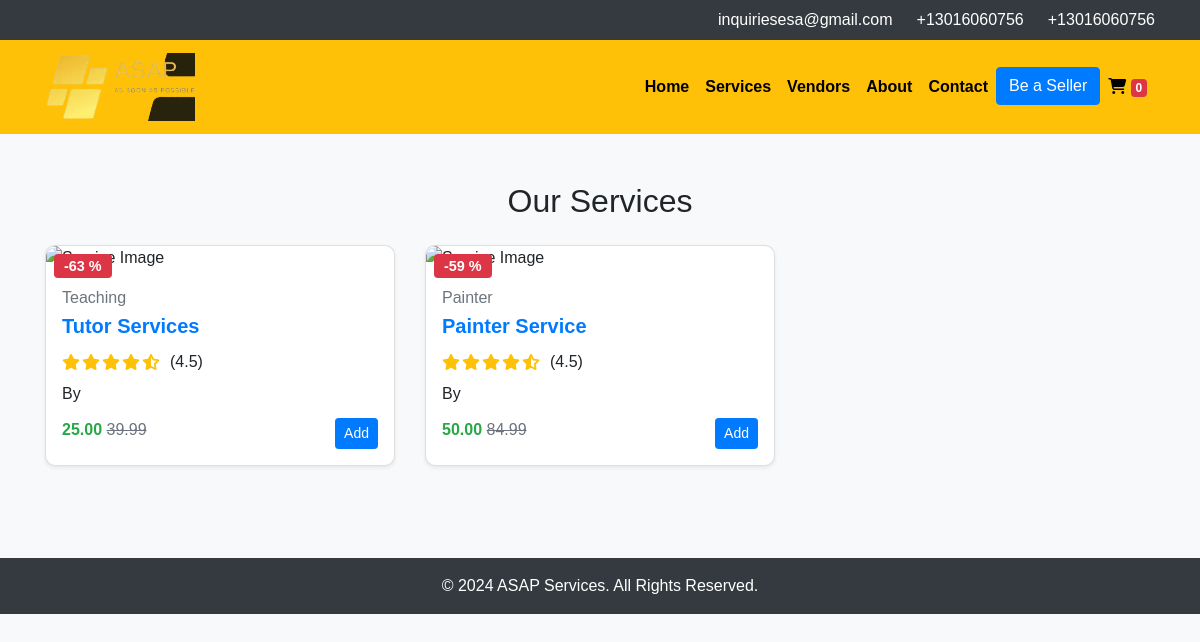
Page /services/ on the committed database.
### core/models.py (models this page shows, shortened)
class Product(models.Model):
    pid = ShortUUIDField(unique=True, length =10, max_length=20, alphabet="abcdefgh12345")
    user = models.ForeignKey(User, on_delete=models.SET_NULL, null=True)
    category = models.ForeignKey(Category, on_delete=models.SET_NULL, null=True, default="Tutor", related_name="category")
    vendor = models.ForeignKey(Vendor, on_delete=models.SET_NULL, null=True, related_name="vendor")
    title = models.CharField(max_length=100)
    image = models.ImageField(upload_to=user_directory_path)
    description= models.TextField(null=True, blank= True, default="This is a Product")
    city = models.CharField(max_length=255, default="California")
    country = models.CharField(max_length=255, default="USA")
    price = models.DecimalField(max_digits=12, decimal_places=2, default="1.99")
    old_price = models.DecimalField(max_digits=12, decimal_places=2, default="2.99")
    specifications = models.TextField(null=True, blank=True)
    product_status = models.CharField(choices=STATUS, max_length=10, default="in_review")
    status = models.BooleanField(default=True)
    in_stock = models.BooleanField(default=True)
    featured = models.BooleanField(default=False)
    digital = models.BooleanField(default=False)
    sku = ShortUUIDField(unique=True, length =4, max_length=10,prefix="sku" ,alphabet="1234567890")
    date = models.DateTimeField(auto_now_add = True)
    updated = models.DateTimeField(null=True, blank=True)
    class Meta:
        verbose_name_plural = "Products"
    def get_percentage(self):
        new_price = (self.price / self.old_price) * 100
        return new_price

class Category(models.Model):
    cid = ShortUUIDField(unique=True, length =10, max_length=20, prefix = "cat", alphabet="abcdefgh12345")
    title = models.CharField(max_length=100)
    image = models.ImageField(upload_to="category")
    class Meta:
        verbose_name_plural = "Categories"

### core/views.py (the view)
# urls.py: path('services/', product_list_view, name="service-list"),
def product_list_view(request):
    products = Product.objects.filter(product_status="publised")
    context = {
        'products': products
    }
    return render(request, 'core/product-list.html', context)

### templates/core/product-list.html (shortened to what this page needs)
{% load static %}
<!DOCTYPE html>
<html lang="en">
<head>
  <link href="https://cdn.jsdelivr.net/npm/bootstrap@5.1.3/dist/css/bootstrap.min.css" rel="stylesheet">
    <link href="https://stackpath.bootstrapcdn.com/bootstrap/4.5.2/css/bootstrap.min.css" rel="stylesheet">
    <link rel="stylesheet" href="https://cdnjs.cloudflare.com/ajax/libs/font-awesome/5.15.3/css/all.min.css">
  <link rel="stylesheet" href="services.css">
</head>
<body>
    <div class="contact-info bg-dark text-white py-2">
        <div class="container d-flex justify-content-end">
            <span>inquiriesesa@gmail.com</span>
            <span class="phone-number ml-4">+13016060756</span>
            <span class="phone-number ml-4">+13016060756</span>
        </div>
    </div>
  <nav class="navbar navbar-expand-lg navbar-dark" style="background-color: #ffc107!important;">
    <div class="container">
      <a class="navbar-brand" href="#"><img src="{% static 'assets/images/logo.png' %}" alt="Logo"
          style="width: 150px;"></a>
      <div class="collapse navbar-collapse" id="navbarNav">
        <ul class="navbar-nav ms-auto">
          <li class="nav-item">
            <a class="nav-link font-weight-bold" href="{% url 'core:index' %}" style="color: black !important;">Home</a>
          </li>
          <li class="nav-item active">
            <a class="nav-link font-weight-bold" href="{% url 'core:service-list' %}"
              style="color: black !important;">Services</a>
          </li>
          <li class="nav-item">
            <a class="nav-link font-weight-bold" href="{% url 'core:vendor-list' %}"
              style="color: black !important;">Vendors</a>
          </li>
          <li class="nav-item">
            <a class="nav-link font-weight-bold" href="about.html" style="color: black !important;">About</a>
          </li>
          <li class="nav-item">
            <a class="nav-link font-weight-bold" href="contact.html" style="color: black !important;">Contact</a>
          </li>
          <li class="nav-item">
            <a class="btn btn-primary" href="be-a-seller.html">Be a Seller</a>
          </li>
        <li class="nav-item">
          <a class="nav-link" href="#" style="color: black !important;">
            <i class="fas fa-shopping-cart"></i>
            <span class="badge bg-danger cart-items-count">{{ request.session.cart_data_obj|length }}</span>
          </a>
        </li>
        </ul>
      </div>
    </div>
  </nav>
  <section id="services" class="py-5 bg-light">
    <div class="container">
      <h2 class="text-center mb-4">Our Services</h2>
      <div class="row">
        {% for p in products %}
        <div class="col-lg-4 col-md-6 mb-4">
          <div class="card service-card shadow-sm">
            <div class="position-relative">
              <span class="badge bg-danger position-absolute top-0 start-0 m-2"> -{{ p.get_percentage|floatformat:0 }} %</span>
            </div>
            <div class="card-body">
              <p class="text-muted mb-1">{{ p.category.title }}</p>
              <h5 class="card-title"><a href="{% url 'core:service-detail' p.pid %}">{{ p.title }}</a></h5>
              <div class="d-flex align-items-center mb-2">
                <div class="rating">
                  <i class="fas fa-star text-warning"></i>
                  <i class="fas fa-star text-warning"></i>
                  <i class="fas fa-star text-warning"></i>
                  <i class="fas fa-star text-warning"></i>
                  <i class="fas fa-star-half-alt text-warning"></i>
                </div>
                <span class="ms-2">(4.5)</span>
              </div>
              <p class="mb-1">By <a href="#" class="text-decoration-none">{{ vendor.title}}</a></p>
              <div class="d-flex justify-content-between align-items-center">
                <div>
                  <span class="text-success fw-bold">{{ p.price }}</span>
                  <span class="text-muted text-decoration-line-through">{{ p.old_price }}</span>
                </div>
                <button class="btn btn-primary btn-sm mt-2 add-to-cart-btn" data-index="{{ p.id }}" id="add-to-cart-btn">Add</button>
              </div>
            </div>
          </div>
        </div>
        {% endfor %}
      </div>
    </div>
  </section>
  <footer class="bg-dark text-white text-center py-3">
    <div class="container">
      <p>© 2024 ASAP Services. All Rights Reserved.</p>
    </div>
  </footer>
</body>
</html>

### static/assets/css/services.css (style rules this page uses)
body { font-family: Arial, sans-serif; background-color: #f8f9fa; }
.nav-link { color: black !important; }
.card { border-radius: 10px; overflow: hidden; transition: all 0.3s ease; }
.service-card .badge { font-size: 0.9rem; padding: 5px 10px; }
.service-card .rating i { margin-right: 2px; }
.service-card .rating { display: flex; align-items: center; }
.card-title { font-size: 1.25rem; font-weight: 600; }
.card-body { padding: 1rem; }
.card-body .btn { font-size: 0.875rem; }
footer { background-color: #333; color: white; padding: 10px; margin-top: 20px; }
footer p { margin: 0; }

### rows in the picture
Product: get_percentage "63", category "Teaching", title "Tutor Services", price "25.00", old_price "39.99"
Product: get_percentage "59", category "Painter", title "Painter Service", price "50.00", old_price "84.99"

### other values in the picture
{{ request.session.cart_data_obj|length }} "0"
